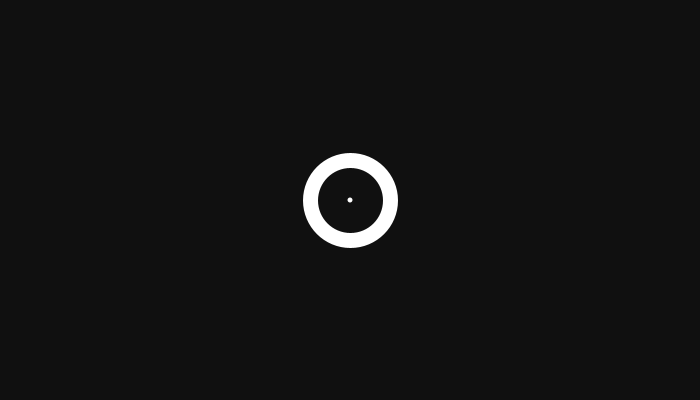
Frame 1 (no input)
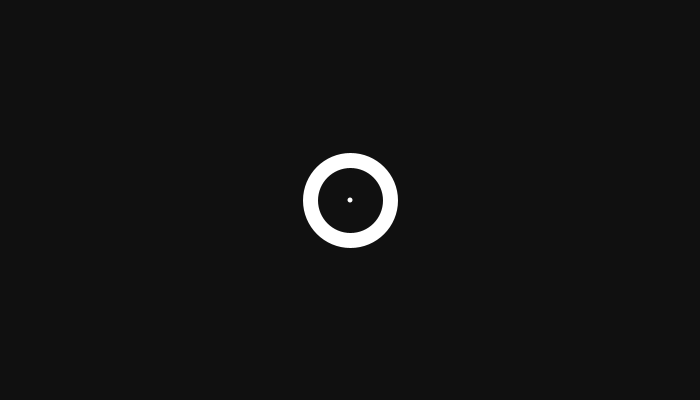
Frame 60 (the mouse pressed at the canvas centre just before this capture)
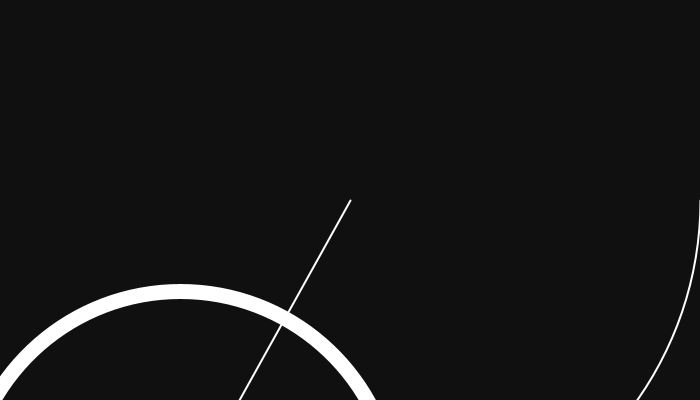
Frame 120 (the mouse held since frame 60 and released just before this capture)

The Processing sketch that drew these frames (run headless with seeded random() and noise(); from frame 60 on, the mouse is pressed at the canvas centre):

// Processing sketch: angleMove
// ── angleMove.pde
Point2D sketchCenter;
float angle;
int frame;

void setup() {
  size(700, 400);
  background(16);
  smooth();
  noFill();
  /*strokeWeight(15);*/
  stroke(255);
  sketchCenter = new Point2D(width/2, height/2);
  frame = 0;
}

void draw() {
  background(16, 0.4);
  float angle = radians(frame % 360);
  float radius = mouseX;
  float x = radius * cos(angle) + sketchCenter.x;
  float y = radius * sin(angle) + sketchCenter.y;
  
  /*println("x: " + x + sketchCenter.x + " y: " + y + sketchCenter.y);*/
  
  noFill();
  strokeWeight(15);
  stroke(255)
  ;
  ellipse(x, y, 80 + radius, 80 + radius);
  
  strokeWeight(2);
  
  arc(sketchCenter.x, sketchCenter.y, radius*2, radius*2, 0, angle);
  line(sketchCenter.x, sketchCenter.y, x, y);
  
  fill(255);
  noStroke();
  
  ellipse(x, y, 5, 5);
  
  frame++;
}

class Point2D {
  float x, y;
  
  Point2D(float x, float y) {
    this.x = x;
    this.y = y;
  }
}
